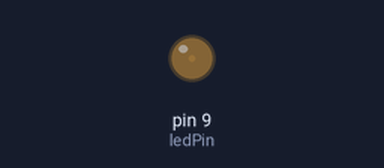
Bench run of a sketch on a simulated Arduino Uno, built with avr-gcc and run on an emulated ATmega328P. On the bench: output pins drawn as LEDs (lit = HIGH).

Above: at 0.05 s.
At 1.25 s:
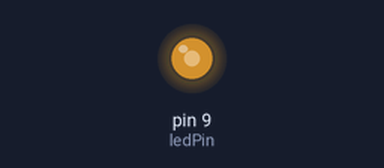
At 1.85 s:
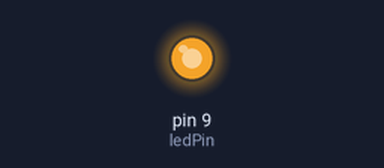
At 3.65 s:
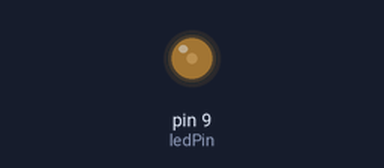
Timing chart, 0 to 6.4 s (numbered marks = the images above):
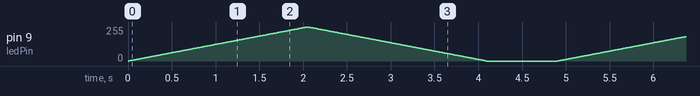

The sketch:

Controlling_LED_by_PWM.ino
```cpp
#define ledPin 9    // the pin that the LED is attached to

void setup ()
{
  pinMode(ledPin, OUTPUT);  // declare pin 9 to be an output:
}

void loop()
{
  for (int a=0; a<=255;a++)               //loop from 0 to 255
  {
    analogWrite(ledPin, a);               // set the brightness of pin 9:
    delay(8);                             //wait for 8 microseconds
  }
    for (int a=255; a>=0;a--)             //loop from 255 down to 0
  {
    analogWrite(ledPin, a);               // set the brightness of pin 9:
    delay(8);                             //wait for 8 microseconds
  }
  delay(800);                             //wait for 800 microseconds
}
```
